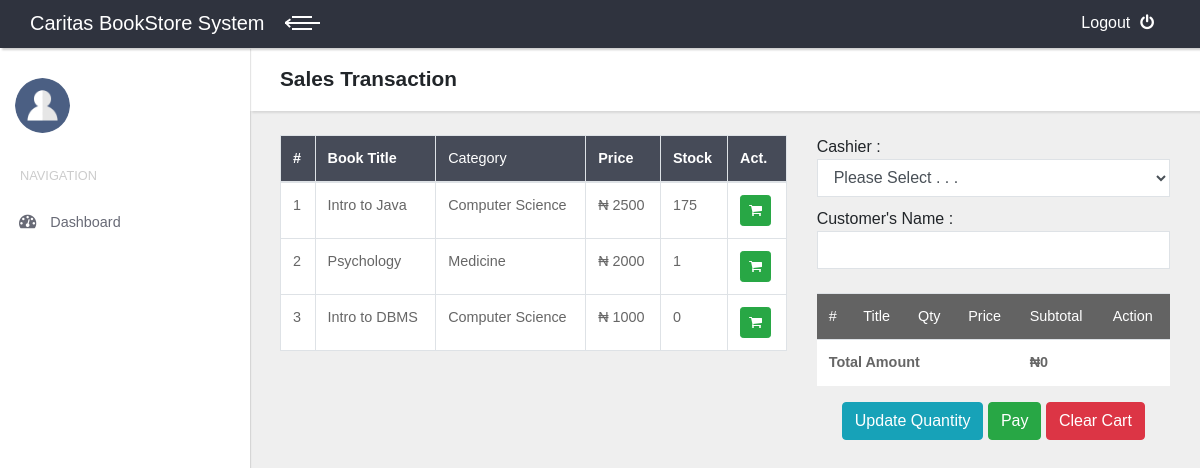
Screenshot of /index.php/transactions with the database file from the repository.
### tables this page shows
CREATE TABLE `books` (
  `book_code` int(11) NOT NULL,
  `book_title` varchar(100) NOT NULL,
  `year` int(11) NOT NULL,
  `category_code` int(11) NOT NULL,
  `price` int(25) NOT NULL,
  `book_image` longblob NOT NULL,
  `publisher` varchar(100) NOT NULL,
  `author` varchar(100) NOT NULL,
  `stock` int(11) NOT NULL
);

CREATE TABLE `book_categories` (
  `category_code` int(11) NOT NULL,
  `category_name` varchar(100) NOT NULL
);

### application/controllers/Transactions.php (called while the page is built, shortened)
<?php
class Transactions extends CI_Controller {
    public $load;
    public $transactions;
    public function __construct() {
        $this->load->model('M_transactions', 'transactions');
        $this->load->library('session');
        $this->load->library('form_validation');
        $this->load->library('cart');
    }
    public function index() {
        $data['display_books'] = $this->transactions->get_books();
        $data['transactions'] = $this->transactions->get_transactions();
        $data['content'] = "v_transactions";
        $this->load->view('template', $data);
    }
}
?>

### index.php (called while the page is built, shortened)
<?php
require_once BASEPATH.'core/CodeIgniter.php';

### application/models/M_transactions.php (called while the page is built, shortened)
<?php
class M_transactions extends CI_Model {
    public function get_books() {
        $this->db->select('books.*, book_categories.category_name');
        $this->db->from('books');
        $this->db->join('book_categories', 'books.category_code = book_categories.category_code');
        return $this->db->get()->result();
    }
}
?>

### application/views/v_transactions.php (the view, shortened to what this page needs)
<header class="page-header">
    <div class="container-fluid">
        <h2 class="no-margin-bottom">Sales Transaction</h2>
    </div>
</header>
<br>
<div class="container-fluid">
    <div class="row">
        <div class="col-md-7">
            <table class="table table-hover table-bordered" id="example" style="background-color: #eef9f0;">
                <thead style="background-color: #464b58; color:white;">
                    <tr>
                        <th>#</th>
                        <th>Book Title</th>
                        <td>Category</td>
                        <th>Price</th>
                        <th>Stock</th>
                        <th>Act.</th>
                    </tr>
                </thead>
                <tbody style="background-color: white;">
                    <?php $no = 0; foreach ($display_books as $book): $no++; ?>
                    <tr>
                        <td><?=$no?></td>
                        <td><?=$book->book_title?></td>
                        <td><?=$book->category_name?></td>
                        <td>₦ <?=$book->price?></td>
                        <td><?=$book->stock?></td>
                        <td><a href="<?=base_url('index.php/transactions/addcart/'.$book->book_code)?>"><button class="btn btn-success btn-sm"><span class="fa fa-shopping-cart" aria-hidden="true"></span></button></a></td>
                    </tr>
                    <?php endforeach ?>
                </tbody>
            </table>
        </div>
        <div class="col-md-5">
            <form action="<?=base_url('index.php/transactions/save')?>" method="post">
                Cashier :
                <select name="user_code" class="form-control">
                    <option value="">Please Select . . .</option>
                </select>
                Customer's Name :
                <input type="text" name="buyer_name" class="form-control"><br>
                <table class="table table-hover" id="example" style="background-color: white;">
                    <thead style="background-color:#636363; color:white;">
                        <tr>
                            <td>#</td>
                            <td>Title</td>
                            <td>Qty</td>
                            <td>Price</td>
                            <td>Subtotal</td>
                            <td>Action</td>
                        </tr>
                    </thead>
                    <th colspan="4">Total Amount</th>
                    <th>₦<?=number_format($this->cart->total())?></th>
                    <th></th>
                </table>
                <div class="text-center">
                    <input type="submit" name="update" value="Update Quantity" class="btn btn-info">
                    <input type="submit" name="pay" class="btn btn-success" value="Pay">
                    <a class="btn btn-danger" href="<?=base_url('index.php/transactions/clearcart')?>">Clear Cart</a>
                </div>
            </form>
        </div>
    </div>
</div>

### application/views/template.php (shortened to what this page needs)
<!DOCTYPE html>
<html>
<head>
    <link rel="stylesheet" href="<?php echo base_url(); ?>assets/vendor/bootstrap/css/bootstrap.min.css">
    <link rel="stylesheet" href="<?php echo base_url(); ?>assets/vendor/font-awesome/css/font-awesome.min.css">
    <link rel="stylesheet" href="<?php echo base_url(); ?>assets/css/fontastic.css">
    <link rel="stylesheet" href="<?php echo base_url(); ?>assets/css/style.default.css" id="theme-stylesheet">
    <link rel="stylesheet" href="<?php echo base_url(); ?>assets/css/custom.css">
</head>
<body>
<div class="page">
    <header class="header">
        <nav class="navbar">
            <div class="container-fluid">
                <div class="navbar-holder d-flex align-items-center justify-content-between">
                    <div class="navbar-header">
                        <a href="#" class="navbar-brand">
                            <div class="brand-text brand-big"><span>Caritas BookStore System</span></div>
                            <div class="brand-text brand-small">Caritas BookStore System</div></a>
                        <a id="toggle-btn" href="#" class="menu-btn active"><span></span><span></span><span></span></a>
                    </div>
                    <ul class="nav-menu list-unstyled d-flex flex-md-row align-items-md-center">
                        <li class="nav-item"><a href="<?php echo base_url('index.php/admin/logout') ?>" class="nav-link logout">Logout<i class="fa fa-power-off"></i></a></li>
                    </ul>
                </div>
            </div>
        </nav>
    </header>
    <div class="page-content d-flex">
        <nav class="side-navbar">
            <div class="sidebar-header d-flex align-items-center">
                <div class="avatar"><img src="<?php echo base_url(); ?>assets/img/user-icn-min.png" alt="User Icon" class="img-fluid rounded-circle"></div>
            </div>
            <span class="heading">Navigation</span>
            <ul class="list-unstyled">
                <li>
                    <a class="active" href="<?php echo base_url('index.php/dashboard');?>">
                        <i class="fa fa-dashboard"></i> <span>Dashboard</span>
                    </a>
                </li>
            </ul>
        </nav>
        <div class="content-inner">
            <?php $this->load->view($content); ?>
        </div>
    </div>
</div>
</body>
</html>

### rows the page displays
books: book_title "Intro to Java", book_categories.category_name "Computer Science", price "2500", stock "175"
books: book_title "Psychology", book_categories.category_name "Medicine", price "2000", stock "1"
books: book_title "Intro to DBMS", book_categories.category_name "Computer Science", price "1000", stock "0"

### other values shown
$this->cart->total() "0"
